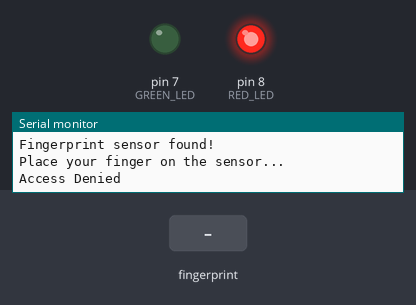
Bench run of a sketch on a simulated Arduino Uno, built with avr-gcc and run on an emulated ATmega328P. Shown: output pins drawn as LEDs (lit = HIGH), the last lines printed to the serial monitor. The inputs (shaded band) are chosen by the test bench.

Above: at 2.2 s.
2.3 s: finger stored as number 1 placed on the sensor
At 4.6 s:
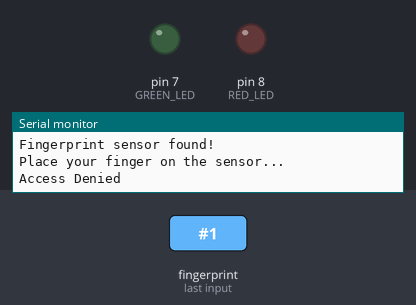
At 7.4 s:
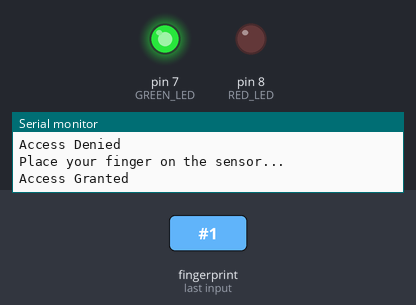
Timing chart, 0 to 16.9 s (numbered marks = the images above; inputs shaded):
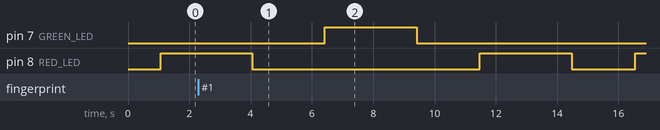

The sketch:

Fingerprint_sensor_project.ino
```cpp
#include <Adafruit_Fingerprint.h>
#include <SoftwareSerial.h>

// Pin definitions
#define GREEN_LED 7
#define RED_LED 8

// Fingerprint sensor setup
SoftwareSerial fingerSerial(2, 3); // RX, TX pins for fingerprint sensor
Adafruit_Fingerprint finger = Adafruit_Fingerprint(&fingerSerial);

void setup() {
  Serial.begin(9600);

  // Initialize LEDs
  pinMode(GREEN_LED, OUTPUT);
  pinMode(RED_LED, OUTPUT);

  // Initialize fingerprint sensor
  finger.begin(57600);
  if (finger.verifyPassword()) {
    Serial.println("Fingerprint sensor found!");
  } else {
    Serial.println("Fingerprint sensor not detected.");
    while (1); // Halt if sensor is not found
  }
}

void loop() {
  Serial.println("Place your finger on the sensor...");

  int id = getFingerprintID(); // Get fingerprint ID

  if (id >= 0) {
    Serial.println("Access Granted");
    digitalWrite(GREEN_LED, HIGH);  // Turn on green LED
    delay(3000);                    // Keep green LED on for 3 seconds
    digitalWrite(GREEN_LED, LOW);   // Turn off green LED
  } else {
    Serial.println("Access Denied");
    digitalWrite(RED_LED, HIGH);    // Turn on red LED
    delay(3000);                    // Keep red LED on for 3 seconds
    digitalWrite(RED_LED, LOW);     // Turn off red LED
  }
  delay(2000); // Delay before next attempt
}

int getFingerprintID() {
  int result = finger.getImage();
  if (result != FINGERPRINT_OK) return -1;

  result = finger.image2Tz();
  if (result != FINGERPRINT_OK) return -1;

  result = finger.fingerFastSearch();
  if (result != FINGERPRINT_OK) return -1;

  return finger.fingerID;
}
```

Measured:
- after the input at 2.3 s, pin 7 (GREEN_LED): LOW → HIGH after 4.1 s, → LOW 3.0 s later
